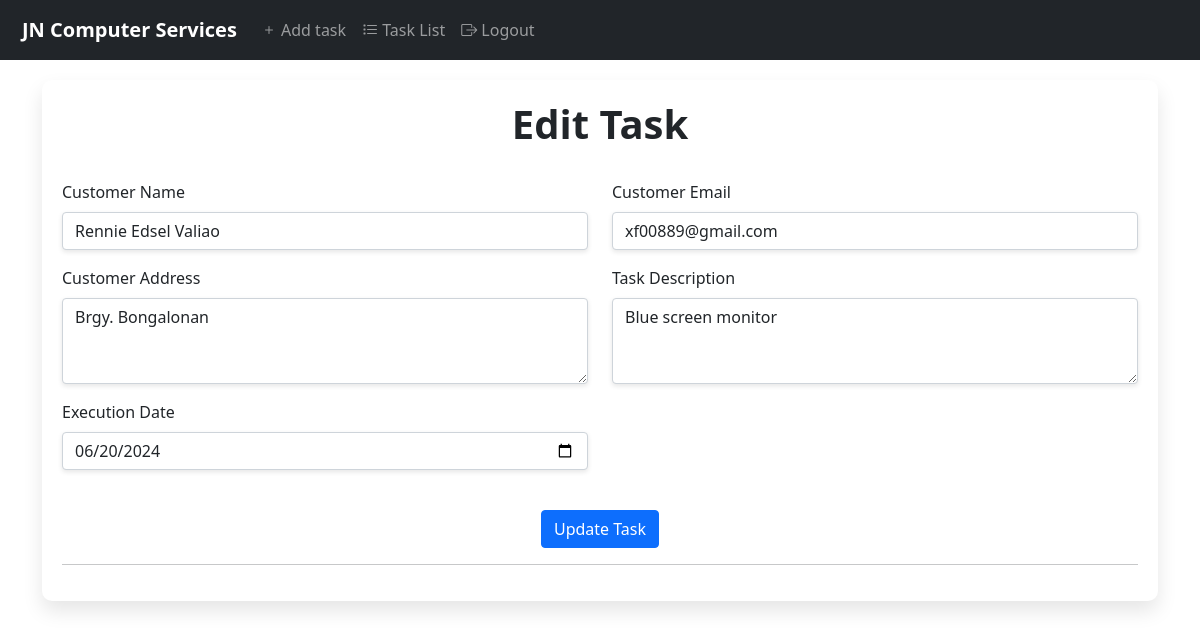
/edit_task_form.php?id=6 (signed in), run on the app's committed database.
### tables this page shows
CREATE TABLE `tasks` (
  `id` int(11) NOT NULL,
  `task_description` varchar(255) NOT NULL,
  `customer_name` varchar(100) NOT NULL,
  `customer_email` varchar(100) NOT NULL,
  `customer_address` varchar(255) NOT NULL,
  `status` varchar(50) NOT NULL,
  `execution_date` date NOT NULL,
  `created_at` timestamp NOT NULL DEFAULT current_timestamp()
);

### edit_task_form.php (the view, shortened to what this page needs)
<!DOCTYPE html>
<html lang="en">
<head>
    <link rel="stylesheet" href="https://stackpath.bootstrapcdn.com/bootstrap/5.0.0-alpha1/css/bootstrap.min.css">
    <link href="https://cdn.jsdelivr.net/npm/bootstrap-icons/font/bootstrap-icons.css" rel="stylesheet">
</head>
<body>
    <nav class="navbar navbar-expand-lg navbar-dark bg-dark sticky-top">
        <div class="container-fluid">
            <a class="navbar-brand" href="tasks.php" style="font-weight: bold;">JN Computer Services</a>
            <div class="collapse navbar-collapse" id="navbarNav">
                <ul class="navbar-nav ml-auto">
                    <li class="nav-item">
                        <a class="nav-link <?php echo basename($_SERVER['PHP_SELF']) == 'index.php' ? 'active' : ''; ?>"
                            href="index.php"><i class="bi bi-plus"></i> Add task</a>
                    </li>
                    <li class="nav-item">
                        <a class="nav-link <?php echo basename($_SERVER['PHP_SELF']) == 'tasks.php' ? 'active' : ''; ?>"
                            href="tasks.php"><i class="bi bi-list-task"></i> Task List</a>
                    </li>
                    <li class="nav-item">
                        <a class="nav-link <?php echo basename($_SERVER['PHP_SELF']) == 'logout.php' ? 'active' : ''; ?>"
                            href="logout.php"><i class="bi bi-box-arrow-right"></i> Logout</a>
                    </li>
                </ul>
            </div>
        </div>
    </nav>
    <div class="container">
        <div class="custom-container">
            <h1 class="text-center" style="font-weight: bold;">Edit Task</h1><br>
            <?php
            include 'db.php';
            $conn = new mysqli($servername, $dbusername, $dbpassword, $dbname);
            if (isset($_GET['id'])) {
                $task_id = $_GET['id'];
                $sql = "SELECT * FROM tasks WHERE id='$task_id'";
                $result = $conn->query($sql);
                if ($result->num_rows > 0) {
                    $row = $result->fetch_assoc();
                    ?>
                    <form id="editTaskForm" action="edit_task.php" method="post">
                        <div class="row">
                            <div class="col-md-6 mb-3">
                                <label for="customer_name" class="form-label">Customer Name</label>
                                <input type="text" class="form-control" id="customer_name" name="customer_name"
                                    value="<?php echo $row['customer_name']; ?>" required>
                            </div>
                            <div class="col-md-6 mb-3">
                                <label for="customer_email" class="form-label">Customer Email</label>
                                <input type="email" class="form-control" id="customer_email" name="customer_email"
                                    value="<?php echo $row['customer_email']; ?>" required>
                            </div>
                        </div>
                        <div class="row">
                            <div class="col-md-6 mb-3">
                                <label for="customer_address" class="form-label">Customer Address</label>
                                <textarea class="form-control" id="customer_address" name="customer_address" rows="3"
                                    required><?php echo $row['customer_address']; ?></textarea>
                            </div>
                            <div class="col-md-6 mb-3">
                                <label for="task_description" class="form-label">Task Description</label>
                                <textarea class="form-control" id="task_description" name="task_description"
                                    rows="3" required><?php echo $row['task_description']; ?></textarea>
                            </div>
                        </div>
                        <div class="row">
                            <div class="col-md-6 mb-3">
                                <label for="execution_date" class="form-label">Execution Date</label>
                                <input type="date" class="form-control" id="execution_date" name="execution_date"
                                    value="<?php echo $row['execution_date']; ?>" required>
                            </div>
                        </div>
                        <br>
                        <div class="center-button">
                            <button type="submit" class="btn btn-primary">Update Task</button>
                        </div>
                    </form>
                    <?php
                } else {
                    echo "Task not found";
                }
            } else {
                echo "Task ID not provided";
            }
            ?>
            <hr>
        </div>
    </div>
</body>
</html>

### edit_task_form.php (style rules this page uses)
.custom-container { margin-top: 20px; margin-bottom: 20px; padding: 20px; box-shadow: 0 10px 20px rgba(0, 0, 0, 0.1); background-color: white; border-radius: 10px; }
.custom-container input.form-control, .custom-container textarea.form-control { box-shadow: 0 2px 5px rgba(0, 0, 0, 0.1); }
.navbar { padding: 10px; }
.sticky-top { top: 0; z-index: 1020; }
.container { margin-top: 20px; margin-bottom: 20px; }
.center-button { display: flex; justify-content: center; }
body { justify-content: center; align-items: center; height: 100vh; background-image: url("img/bg.jpg"); background-size: cover; background-position: center; background-repeat: no-repeat; }

### data on the page
tasks: customer_name "Rennie Edsel Valiao", customer_email "xf00889@gmail.com", customer_address "Brgy. Bongalonan", task_description "Blue screen monitor", execution_date "06/20/2024"
